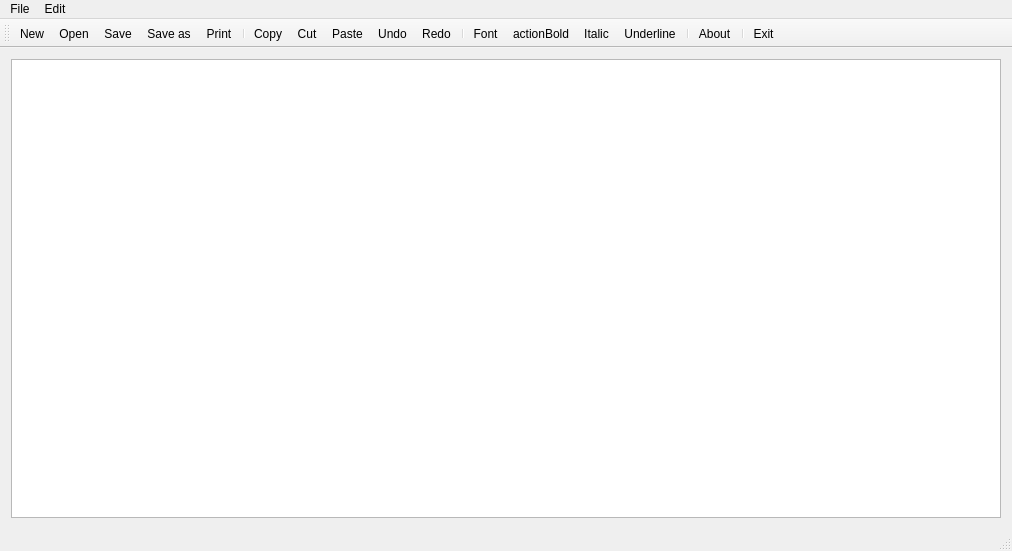
<?xml version="1.0" encoding="UTF-8"?>
<ui version="4.0">
 <class>Notepad</class>
 <widget class="QMainWindow" name="Notepad">
  <property name="geometry">
   <rect>
    <x>0</x>
    <y>0</y>
    <width>1012</width>
    <height>551</height>
   </rect>
  </property>
  <property name="windowTitle">
   <string>Notepad</string>
  </property>
  <widget class="QWidget" name="centralWidget">
   <layout class="QVBoxLayout" name="verticalLayout">
    <item>
     <widget class="QTextEdit" name="textEdit"/>
    </item>
   </layout>
  </widget>
  <widget class="QMenuBar" name="menuBar">
   <property name="geometry">
    <rect>
     <x>0</x>
     <y>0</y>
     <width>1012</width>
     <height>22</height>
    </rect>
   </property>
   <widget class="QMenu" name="menuFile">
    <property name="title">
     <string>File</string>
    </property>
    <addaction name="actionNew"/>
    <addaction name="actionOpen"/>
    <addaction name="actionSave"/>
    <addaction name="actionSave_as"/>
    <addaction name="actionPrint"/>
    <addaction name="separator"/>
    <addaction name="actionExit"/>
   </widget>
   <widget class="QMenu" name="menuEdit">
    <property name="title">
     <string>Edit</string>
    </property>
    <addaction name="actionCopy"/>
    <addaction name="actionCut"/>
    <addaction name="actionPaste"/>
    <addaction name="separator"/>
    <addaction name="actionUndo"/>
    <addaction name="actionRedo"/>
    <addaction name="actionFont"/>
   </widget>
   <addaction name="menuFile"/>
   <addaction name="menuEdit"/>
  </widget>
  <widget class="QToolBar" name="mainToolBar">
   <attribute name="toolBarArea">
    <enum>TopToolBarArea</enum>
   </attribute>
   <attribute name="toolBarBreak">
    <bool>false</bool>
   </attribute>
   <addaction name="actionNew"/>
   <addaction name="actionOpen"/>
   <addaction name="actionSave"/>
   <addaction name="actionSave_as"/>
   <addaction name="actionPrint"/>
   <addaction name="separator"/>
   <addaction name="actionCopy"/>
   <addaction name="actionCut"/>
   <addaction name="actionPaste"/>
   <addaction name="actionUndo"/>
   <addaction name="actionRedo"/>
   <addaction name="separator"/>
   <addaction name="actionFont"/>
   <addaction name="actionBold"/>
   <addaction name="actionItalic"/>
   <addaction name="actionUnderline"/>
   <addaction name="separator"/>
   <addaction name="actionAbout"/>
   <addaction name="separator"/>
   <addaction name="actionExit"/>
  </widget>
  <widget class="QStatusBar" name="statusBar"/>
  <action name="actionNew">
   <property name="icon">
    <iconset>
     <normaloff>:/images/new.png</normaloff>:/images/new.png</iconset>
   </property>
   <property name="text">
    <string>New</string>
   </property>
   <property name="toolTip">
    <string>New text document</string>
   </property>
   <property name="shortcut">
    <string>Ctrl+N</string>
   </property>
  </action>
  <action name="actionOpen">
   <property name="icon">
    <iconset>
     <normaloff>:/images/open.png</normaloff>:/images/open.png</iconset>
   </property>
   <property name="text">
    <string>Open</string>
   </property>
   <property name="toolTip">
    <string>Open file</string>
   </property>
   <property name="shortcut">
    <string>Ctrl+O</string>
   </property>
  </action>
  <action name="actionSave">
   <property name="icon">
    <iconset>
     <normaloff>:/images/save.png</normaloff>:/images/save.png</iconset>
   </property>
   <property name="text">
    <string>Save</string>
   </property>
   <property name="toolTip">
    <string>Save file</string>
   </property>
   <property name="shortcut">
    <string>Ctrl+S</string>
   </property>
  </action>
  <action name="actionSave_as">
   <property name="icon">
    <iconset>
     <normaloff>:/images/save_as.png</normaloff>:/images/save_as.png</iconset>
   </property>
   <property name="text">
    <string>Save as</string>
   </property>
   <property name="toolTip">
    <string>Save file as</string>
   </property>
   <property name="shortcut">
    <string>Alt+S</string>
   </property>
  </action>
  <action name="actionPrint">
   <property name="icon">
    <iconset>
     <normaloff>:/images/print.png</normaloff>:/images/print.png</iconset>
   </property>
   <property name="text">
    <string>Print</string>
   </property>
   <property name="toolTip">
    <string>Print file</string>
   </property>
   <property name="shortcut">
    <string>Ctrl+P</string>
   </property>
  </action>
  <action name="actionExit">
   <property name="icon">
    <iconset theme="exit.png">
     <normaloff>:/images/exit.png</normaloff>:/images/exit.png</iconset>
   </property>
   <property name="text">
    <string>Exit</string>
   </property>
   <property name="toolTip">
    <string>Exit notepad</string>
   </property>
  </action>
  <action name="actionCopy">
   <property name="icon">
    <iconset>
     <normaloff>:/images/copy.png</normaloff>:/images/copy.png</iconset>
   </property>
   <property name="text">
    <string>Copy</string>
   </property>
   <property name="shortcut">
    <string>Ctrl+C</string>
   </property>
  </action>
  <action name="actionCut">
   <property name="icon">
    <iconset>
     <normaloff>:/images/cut.png</normaloff>:/images/cut.png</iconset>
   </property>
   <property name="text">
    <string>Cut</string>
   </property>
   <property name="shortcut">
    <string>Ctrl+X</string>
   </property>
  </action>
  <action name="actionPaste">
   <property name="icon">
    <iconset>
     <normaloff>:/images/paste.png</normaloff>:/images/paste.png</iconset>
   </property>
   <property name="text">
    <string>Paste</string>
   </property>
   <property name="shortcut">
    <string>Ctrl+V</string>
   </property>
  </action>
  <action name="actionUndo">
   <property name="icon">
    <iconset>
     <normaloff>:/images/edit_undo.png</normaloff>:/images/edit_undo.png</iconset>
   </property>
   <property name="text">
    <string>Undo</string>
   </property>
   <property name="shortcut">
    <string>Ctrl+Z</string>
   </property>
  </action>
  <action name="actionRedo">
   <property name="icon">
    <iconset>
     <normaloff>:/images/edit_redo.png</normaloff>:/images/edit_redo.png</iconset>
   </property>
   <property name="text">
    <string>Redo</string>
   </property>
   <property name="shortcut">
    <string>Ctrl+Y</string>
   </property>
  </action>
  <action name="actionFont">
   <property name="icon">
    <iconset>
     <normaloff>:/images/font.png</normaloff>:/images/font.png</iconset>
   </property>
   <property name="text">
    <string>Font</string>
   </property>
   <property name="shortcut">
    <string>Ctrl+F</string>
   </property>
  </action>
  <action name="actionItalic">
   <property name="checkable">
    <bool>true</bool>
   </property>
   <property name="icon">
    <iconset>
     <normaloff>:/images/italic.png</normaloff>:/images/italic.png</iconset>
   </property>
   <property name="text">
    <string>Italic</string>
   </property>
   <property name="toolTip">
    <string>Italic font</string>
   </property>
   <property name="shortcut">
    <string>Ctrl+I</string>
   </property>
  </action>
  <action name="actionBold">
   <property name="checkable">
    <bool>true</bool>
   </property>
   <property name="icon">
    <iconset>
     <normaloff>:/images/bold.png</normaloff>:/images/bold.png</iconset>
   </property>
   <property name="text">
    <string>actionBold</string>
   </property>
   <property name="toolTip">
    <string>Bold</string>
   </property>
   <property name="shortcut">
    <string>Ctrl+B</string>
   </property>
  </action>
  <action name="actionUnderline">
   <property name="checkable">
    <bool>true</bool>
   </property>
   <property name="icon">
    <iconset>
     <normaloff>:/images/underline.png</normaloff>:/images/underline.png</iconset>
   </property>
   <property name="text">
    <string>Underline</string>
   </property>
   <property name="toolTip">
    <string>Underline</string>
   </property>
   <property name="shortcut">
    <string>Ctrl+U</string>
   </property>
  </action>
  <action name="actionAbout">
   <property name="icon">
    <iconset>
     <normaloff>:/images/info.png</normaloff>:/images/info.png</iconset>
   </property>
   <property name="text">
    <string>About</string>
   </property>
   <property name="toolTip">
    <string>About Notepad</string>
   </property>
  </action>
 </widget>
 <layoutdefault spacing="6" margin="11"/>
 <resources/>
 <connections/>
</ui>
